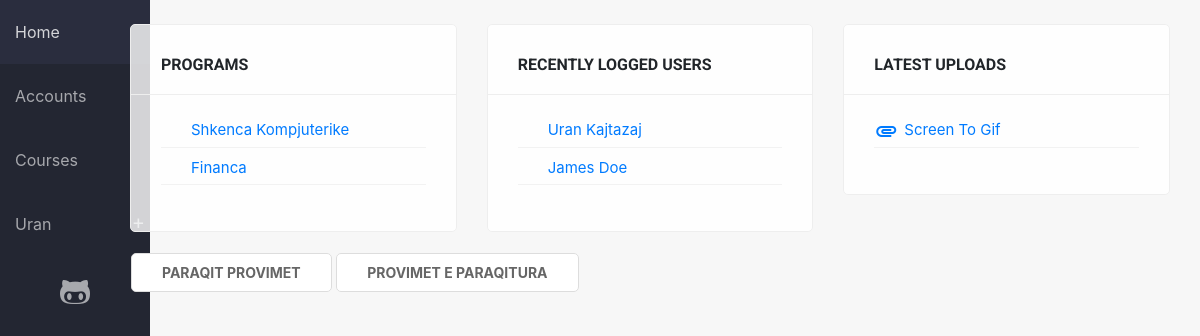
The app's page / (signed in) with its own data.
### sems/models.py (models this page shows, shortened)
class Student(models.Model):
    user = models.OneToOneField(User, on_delete=models.CASCADE, null=True)
    first_name = models.CharField(max_length=100, null=True)
    last_name = models.CharField(max_length=100, null=True)
    picture = models.ImageField(null=True, blank=True, default='no-img.png')
    website = models.URLField(max_length=100, null=True, blank=True)
    email = models.EmailField(max_length=100, null=True)
    program = models.ForeignKey(Program, on_delete=models.SET_NULL, null=True)
    country = models.ForeignKey(State, on_delete=models.SET_NULL, null=True)
    city = models.CharField(max_length=100, null=True)
    course = models.ManyToManyField(Course, related_name='course', blank=True)
    course_teacher = models.ManyToManyField(Course, related_name='course_teacher', blank=True)
    viti = models.IntegerField(choices=YEARS, default=1)
    semester = models.IntegerField(choices=SEMESTER, default=1)
    level = models.CharField(max_length=100, choices=LEVELS, default=1)

class Program(models.Model):
    name = models.CharField(max_length=150)
    summary = models.TextField(null=True, blank=True)

class Upload(models.Model):
    name = models.CharField(max_length=100)
    course = models.ForeignKey(Course, on_delete=models.CASCADE)
    file = models.FileField(upload_to='files/', validators=[FileExtensionValidator(['pdf', 'docx', 'doc', 'xls', 'xlsx', 'ppt', 'pptx', 'zip', 'rar', '7zip'])])
    upload_time = models.DateTimeField(default=datetime.now, null=True)
    def __str__(self):
        return str(self.file)[6:]

### sems/views.py (the view)
# urls.py: re_path(r'^$', views.home_view, name='home'),
def home_view(request):
    uploads = Upload.objects.all().order_by('-upload_time')[:5]
    programs = Program.objects.all()
    users = User.objects.all().order_by('-last_login')[:5]
    news = New.objects.all().order_by('-create_date')[:3]
    if request.user.is_authenticated:
        return render (
            request, 'home.html', {'uploads': uploads, 'programs': programs, 'users': users, 'news': news},
        )
    else:
        return redirect('login')

### sems/templates/home.html (shortened to what this page needs)
{% extends 'base_generic.html' %}
{% block content %}
<div class="container">
    <div class="row">
        {% if news %}
                    {% load static %}
        {% endif %}
        <div class="col-md-4 col-sm-6 col-xs-12">
            <div class="card-box">
                <h6>Programs</h6>
                <ul class="list-unstyled">
                    {% for program in programs %}
                    <a href="{% url 'program_single' pk=program.pk %}"><li>{{ program.name }}</li></a>
                    {% endfor %}
                </ul>
            </div>
        </div>
        <div class="col-md-4 col-sm-6 col-xs-12">
            <div class="card-box">
                <h6>Recently logged users</h6>
                <ul class="list-unstyled">
                    {% for user in users %}
                    <a href="{% url 'student_detail' pk=user.student.pk %}"><li>{{ user.student.first_name }} {{ user.student.last_name }}</li></a>
                    {% endfor %}
                </ul>
            </div>
        </div>
        <div class="col-md-4 col-sm-6 col-xs-12">
            <div class="card-box">
                <h6>Latest uploads</h6>
                {% load static %}
                <ul class="list-unstyled">
                    {% for upload in uploads %}
                    <li><a href="{% url 'course_detail' pk=upload.course.pk %}" title="{{ upload }}"><i class="material-icons">attachment</i> {{ upload.name }}</a></li>
                    {% endfor %}
                </ul>
            </div>
        </div>
        <div class="col-md-12 col-xs-12">
            <div class="empty-box">
                <a href="{% url 'provimet' %}" class="btn btn-primary">Paraqit provimet</a>
                <a href="{% url 'provimet_paraqitura' %}" class="btn btn-primary">Provimet e paraqitura</a>
            </div>
        </div>
    </div>
</div>
{% endblock %}

### sems/templates/base_generic.html (shortened to what this page needs)
{% load static %}
<html>
<head>
    <link rel="stylesheet" href="https://use.fontawesome.com/releases/v5.0.12/css/all.css">
    <link rel="stylesheet" href="{% static 'css/bootstrap.min.css' %}">
    <link rel="stylesheet" href="{% static 'css/main.css' %}">
    <link rel="stylesheet" href="{% static 'fonts/fontawesome-all.min.css' %}">
</head>
<body>
    <div class="wrapper">
        <div class="container-fluid">
            <div class="row">
                <div class="no-padding col-md-1 col-sm-4">
                    <header>
                        <nav>
                            {% url 'home' as hom %} {% url 'students' as acc %} {% url 'programs' as prog %} {% url 'login' as log %} {% url 'student_detail' pk=user.student.pk as sd %}
                            <a href="{% url 'home' %}" {% if request.path == hom %} class="active" {% endif %}>Home</a>
                            <a href="{% url 'students' %}" {% if request.path == acc %} class="active" {% endif %}>Accounts</a>
                            <a href="{% url 'programs' %}" {% if request.path == prog %} class="active" {% endif %}>Courses</a>
                            <div>
                                {% if not user.is_authenticated %}
                                <a href="{% url 'login' %}" {% if request.path == log %} class="active" {% endif %}>Login</a> {% else %}
                                <div class="dd">
                                    <a {% if request.path == sd %} class="active" {% endif %}>{{ user.student.first_name }}</a>
                                </div>
                                {% endif %}
                            </div>
                            <a href="https://github.com/urankajtazaj/SEMS" class="text-center" title="View on GitHub" target="_blank"><i class="fab fa-github-alt fa-2x"></i></a>
                        </nav>
                    </header>
                </div>
                <div class="col-md-11 col-sm-8">
                    <br>
                    {% block content %} {% endblock %}
                </div>
            </div>
        </div>
    </div>
</body>
</html>

### sems/static/css/main.css (style rules this page uses)
* { --main-color: #006992; }
body { display: flex; flex-direction: column; background-color: #f7f7f7; min-height: 100vh; }
.wrapper { flex: 1; }
.no-padding { padding: 0; }
nav { background-color: #232632; margin-bottom: 15px; border-bottom: 1px solid #eee; height: 100vh; position: fixed; min-width: 150px; }
nav a { display: block; padding: 20px 15px; color: rgba(255,255,255,.6); transition: 100ms ease; }
a.active { color: rgba(255,255,255,.8); background-color: #2A2D3E; }
.dd::before, .minus::before { content: '+'; position: absolute; right: 0; font-size: 20px; margin-top: 15px; margin-right: 5px; }
.dd { position: relative; cursor: pointer; display: block; color: rgba(255,255,255,.6); }
.shadow-box, .card-box, .empty-box { padding: 30px; border-radius: 5px; margin-bottom: 10px; display: block; border: 1px solid #eee; position: relative; background-color: rgba(255,255,255,.8); position: relative; overflow: hidden; }
.card-box:not(.no-shade)::before { content: ''; width: 100%; height: 70px; border-bottom: 1px solid #eee; z-index: 1; left: 0; top: 0; position: absolute; }
.card-box h6 { z-index: 5; margin-bottom: 40px; text-transform: uppercase; font-family: "Roboto"; font-weight: bold; }
.empty-box { border-color: transparent; background-color: transparent; padding: 10px 0; }
.card-box ul { margin-top: 25px; }
.card-box li, .card-box .label { margin-bottom: 4px; font-size: 15px; border-bottom: 1px solid #f2f2f2; position: relative; transition: 150ms ease; }
.card-box li { padding-left: 30px; padding-top: 5px; padding-bottom: 5px; }
.btn { border: none; text-transform: uppercase; font-size: normal; font-weight: bold; border-radius: 4px; position: relative; padding: 6px 20px; padding-left: 30px; }
.btn-primary, .empty-box a.btn-primary, .empty-box button.btn-primary, input.btn-primary, .btn-third, .btn-danger { border-radius: 5px; background-color: #fff; border: 1px solid #ddd; color: #666; font-size: 14px; box-shadow: none; padding: 8px 30px; background: #fff; }
.material-icons, .label .material-icons { position: absolute; left: 0; }

### records on screen
Program: name "Shkenca Kompjuterike"
Program: name "Financa"
Upload: name "Screen To Gif"

### other values on screen
{{ user.student.first_name }} "Uran"
{{ user.student.last_name }} "Kajtazaj"
{{ user.student.first_name }} "James"
{{ user.student.last_name }} "Doe"
